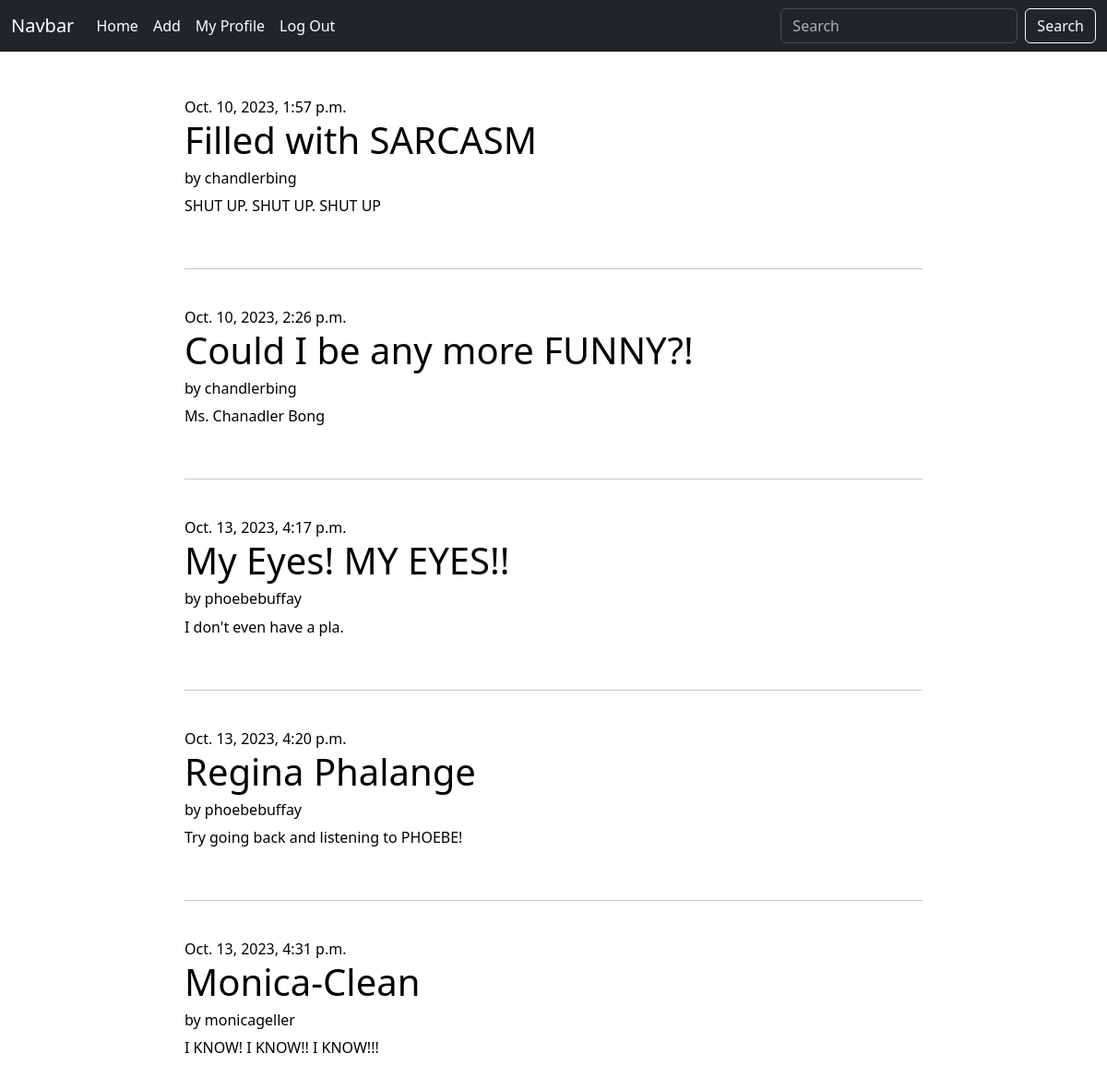
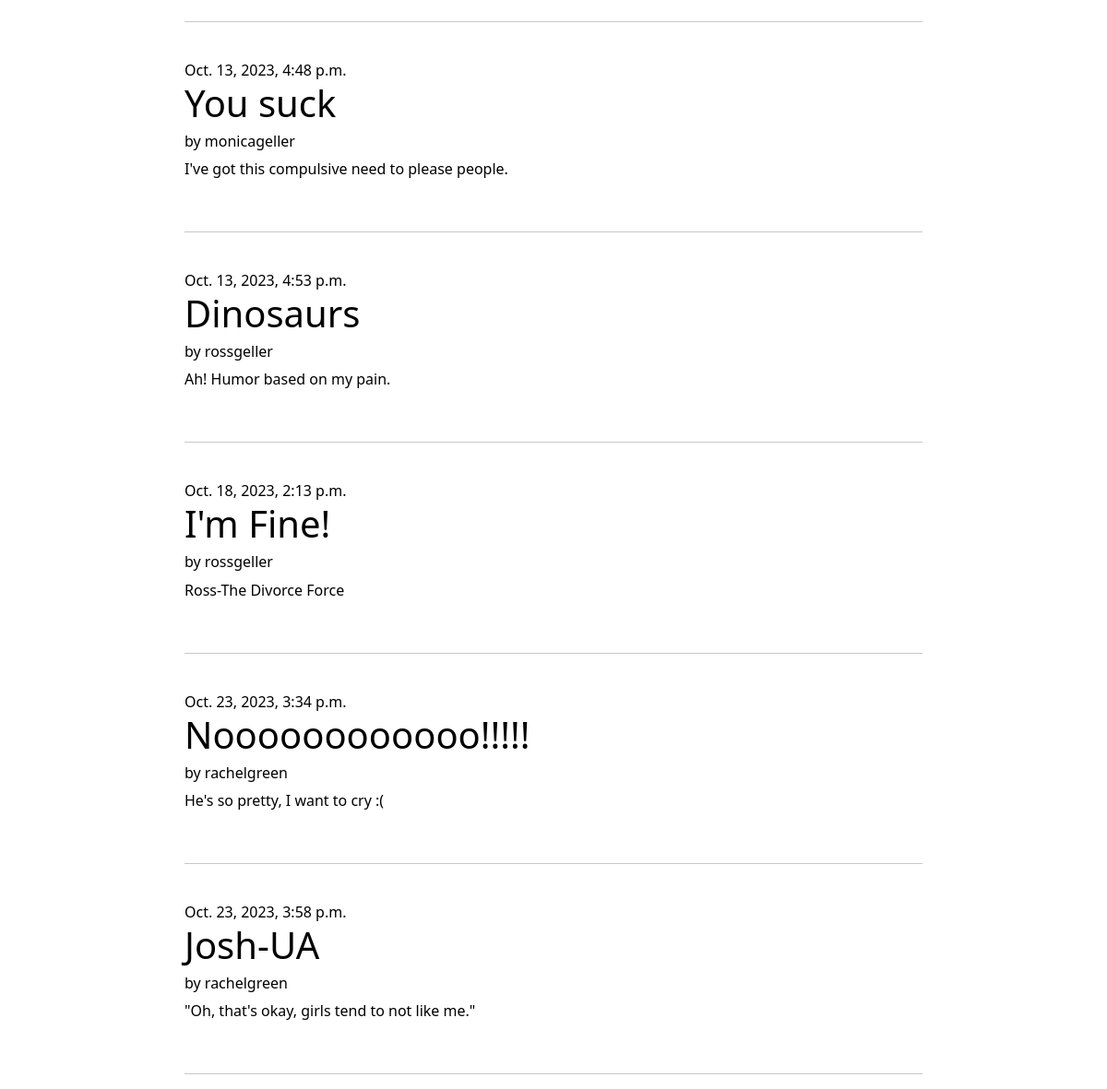
/home/, run on the app's committed database (2 pictures, top to bottom).
### blog/models.py (models this page shows, shortened)
class Post(models.Model):
    title = models.CharField(max_length=200)
    slug = models.SlugField(unique=True)
    overview = models.TextField()
    content =models.TextField()
    author = models.ForeignKey('blog.User', on_delete=models.CASCADE)
    timestamp = models.DateTimeField(auto_now_add=True, null=True)
    thumbnail = models.ImageField(upload_to=get_upload_path, blank=True, null=True)
    categories = models.ManyToManyField(Category)
    featured = models.BooleanField()
    likes = models.IntegerField(default=0)

class User(AbstractUser, PermissionsMixin):
    username = models.CharField(max_length=100, unique=True)
    email = models.EmailField(unique=True)
    first_name = models.CharField(max_length=100, blank=True)
    last_name = models.CharField(max_length=100, blank=True)
    is_active = models.BooleanField(default=True)
    is_staff = models.BooleanField(default=False)
    objects = CustomUserManager()
    REQUIRED_FIELDS = ['email']
    USERNAME_FIELD = 'username'
    def __str__(self):
        return self.username

### blog/views.py (the view)
# urls.py: 2. Add a URL to urlpatterns:  path('', views.home, name='home')
def home(request):
    posts = Post.objects.all()
    return render(request, 'home.html', {'posts' : posts})

### templates/home.html (shortened to what this page needs)
{% extends "base.html" %}
    {% block content %} <br>
      {% for post in posts %}
        <br>
        <div style='margin-right: 200px'>
          <div style='margin-left: 200px'>
            <a href="{% url 'post_detail' post.slug %}" style="text-decoration: none;">
              <h10 style="color: black;">{{post.timestamp}}</h10>
              <h1 style="color: black;">{{post.title}}</h1>
              <h6 style="color: black;">by {{post.author}}</h6>
              <p style="color: black;">{{post.overview}}</p>
            </a><br>
            <hr>
          </div>
        </div>
      {% endfor %}
    {% endblock%}

### data on the page
Post: timestamp "Oct. 10, 2023, 1:57 p.m.", title "Filled with SARCASM", author "chandlerbing", overview "SHUT UP. SHUT UP. SHUT UP"
Post: timestamp "Oct. 10, 2023, 2:26 p.m.", title "Could I be any more FUNNY?!", author "chandlerbing", overview "Ms. Chanadler Bong"
Post: timestamp "Oct. 13, 2023, 4:17 p.m.", title "My Eyes! MY EYES!!", author "phoebebuffay", overview "I don't even have a pla."
Post: timestamp "Oct. 13, 2023, 4:20 p.m.", title "Regina Phalange", author "phoebebuffay", overview "Try going back and listening to PHOEBE!"
Post: timestamp "Oct. 13, 2023, 4:31 p.m.", title "Monica-Clean", author "monicageller", overview "I KNOW! I KNOW!! I KNOW!!!"
Post: timestamp "Oct. 13, 2023, 4:48 p.m.", title "You suck", author "monicageller", overview "I've got this compulsive need to please people."
Post: timestamp "Oct. 13, 2023, 4:53 p.m.", title "Dinosaurs", author "rossgeller", overview "Ah! Humor based on my pain."
Post: timestamp "Oct. 18, 2023, 2:13 p.m.", title "I'm Fine!", author "rossgeller", overview "Ross-The Divorce Force"
Post: timestamp "Oct. 23, 2023, 3:34 p.m.", title "Noooooooooooo!!!!!", author "rachelgreen", overview "He's so pretty, I want to cry :("
Post: timestamp "Oct. 23, 2023, 3:58 p.m.", title "Josh-UA", author "rachelgreen", overview "\"Oh, that's okay, girls tend to not like me.\""
